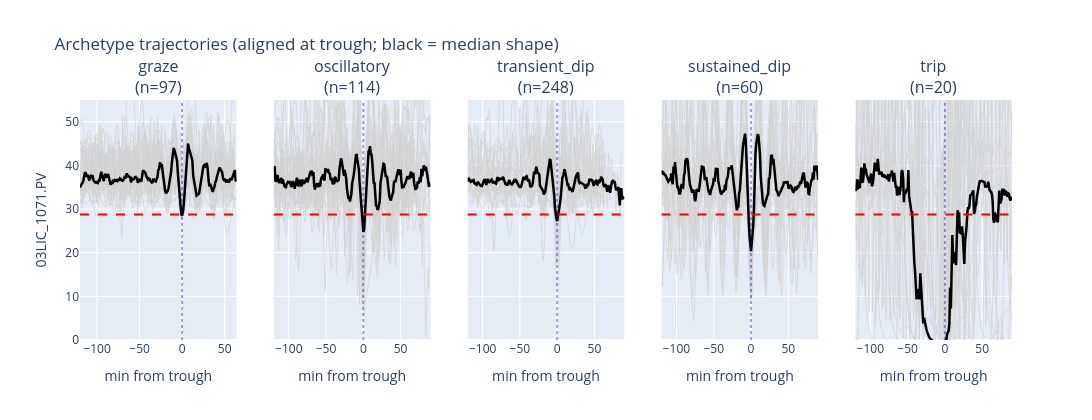

Notebook code for this chart:
### Markdown cell above
### 4.2 Visual validation — do the archetypes look right?

The only honest test of the labels is to **overlay the actual trajectories** and see whether each archetype has a recognisable shape. Below, every episode in an archetype is time-aligned at its **trough (t = 0)** and plotted as raw `03LIC_1071.PV`; the red dashed line is the alarm limit (28.75). A thick line shows the per-archetype median shape.

### Code cell
def aligned_pv(cid, lo=-120, hi=90):
    """Return PV (raw) on a minute axis centred at the trough (t=0)."""
    df = load_episode_pv(cid)
    g = alarm_geometry(df, cid)
    if g is None:
        return None
    pv = g['full']
    rel = (pv.index - g['trough_t']).total_seconds() / 60.0
    s = pd.Series(pv.values, index=np.round(rel).astype(int))
    s = s[(s.index >= lo) & (s.index <= hi)]
    s = s[~s.index.duplicated(keep='first')]
    return s


archetypes_to_plot = ['graze', 'oscillatory', 'transient_dip', 'sustained_dip', 'trip']
fig = make_subplots(rows=1, cols=5, shared_yaxes=True,
                    subplot_titles=[f'{a}<br>(n={int((desc.character==a).sum())})'
                                    for a in archetypes_to_plot])

rng = np.random.default_rng(7)
for col, arch in enumerate(archetypes_to_plot, start=1):
    cids = desc.loc[desc.character == arch, 'cluster_id'].tolist()
    sample = rng.choice(cids, size=min(30, len(cids)), replace=False)
    aligned = []
    for cid in sample:
        s = aligned_pv(cid)
        if s is None or s.empty:
            continue
        aligned.append(s)
        fig.add_trace(go.Scatter(x=s.index, y=s.values, mode='lines',
                                 line=dict(color='lightgray', width=0.7),
                                 showlegend=False, hoverinfo='skip'), row=1, col=col)
    # median shape across the sample
    if aligned:
        med = pd.concat(aligned, axis=1).median(axis=1).sort_index()
        fig.add_trace(go.Scatter(x=med.index, y=med.values, mode='lines',
                                 line=dict(color='black', width=2.5),
                                 showlegend=False), row=1, col=col)
    fig.add_hline(y=ALARM_THRESHOLD, line_dash='dash', line_color='red', row=1, col=col)
    fig.add_vline(x=0, line_dash='dot', line_color='blue', opacity=0.4, row=1, col=col)

fig.update_yaxes(range=[0, 55], title_text='03LIC_1071.PV', row=1, col=1)
fig.update_xaxes(title_text='min from trough')
fig.update_layout(height=420, width=1400,
                  title_text='Archetype trajectories (aligned at trough; black = median shape)')
fig.show()
fig.write_html(os.path.join(OUT_DIR, 'archetype_trajectories.html'))
print(f'Saved -> {OUT_DIR}/archetype_trajectories.html')
